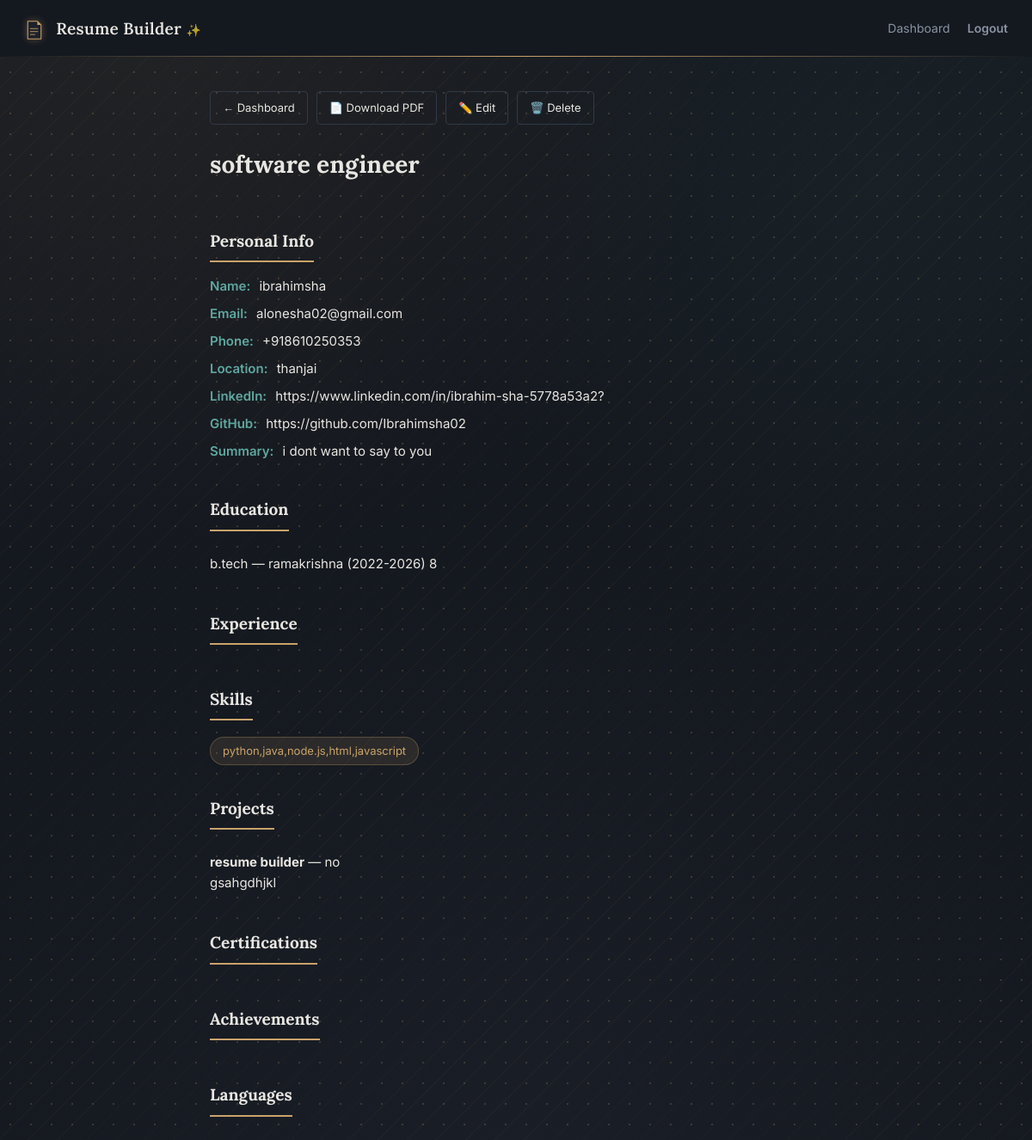
The app's page /resume/1/ (signed in) with its own data.
### resumes/models.py (models this page shows, shortened)
class Resume(models.Model):
    TEMPLATE_CHOICES = [
        ('classic', 'Classic'),
        ('modern', 'Modern'),
        ('minimal', 'Minimal'),
    ]
    user = models.ForeignKey(User, on_delete=models.CASCADE)
    title = models.CharField(max_length=200, help_text="e.g. Software Developer Resume")
    template = models.CharField(max_length=20, choices=TEMPLATE_CHOICES, default='classic')
    created_at = models.DateTimeField(auto_now_add=True)
    updated_at = models.DateTimeField(auto_now=True)

class PersonalInfo(models.Model):
    resume = models.OneToOneField(Resume, on_delete=models.CASCADE, related_name='personal_info')
    full_name = models.CharField(max_length=200)
    email = models.EmailField()
    phone = models.CharField(max_length=20, blank=True)
    location = models.CharField(max_length=200, blank=True)
    linkedin = models.URLField(blank=True)
    github = models.URLField(blank=True)
    summary = models.TextField(blank=True, help_text="Short professional summary")

class Education(models.Model):
    resume = models.ForeignKey(Resume, on_delete=models.CASCADE, related_name='education')
    degree = models.CharField(max_length=200)
    institution = models.CharField(max_length=200)
    year = models.CharField(max_length=20, help_text="e.g. 2022-2026")
    score = models.CharField(max_length=50, blank=True, help_text="CGPA or %")

class Skill(models.Model):
    resume = models.ForeignKey(Resume, on_delete=models.CASCADE, related_name='skills')
    name = models.CharField(max_length=100)

class Project(models.Model):
    resume = models.ForeignKey(Resume, on_delete=models.CASCADE, related_name='projects')
    title = models.CharField(max_length=200)
    description = models.TextField(blank=True)
    tech_stack = models.CharField(max_length=300, blank=True)
    link = models.URLField(blank=True)

### resumes/views.py (the view)
# urls.py: path('resume/<int:resume_id>/', views.resume_detail, name='resume_detail'),
@login_required
def resume_detail(request, resume_id):
    resume = get_object_or_404(Resume, id=resume_id, user=request.user)
    return render(request, 'resumes/resume_detail.html', {'resume': resume})

### resumes/templates/resumes/resume_detail.html (shortened to what this page needs)
{% extends 'base.html' %}
{% block content %}
    <div class="detail-actions">
        <a href="{% url 'dashboard' %}">← Dashboard</a>
        <a href="{% url 'resume_pdf' resume.id %}">📄 Download PDF</a>
        <a href="{% url 'edit_resume' resume.id %}">✏️ Edit</a>
        <a href="{% url 'delete_resume' resume.id %}">🗑️ Delete</a>
    </div>
    <h1>{{ resume.title }}</h1>
    <h2>Personal Info</h2>
    <div class="field-row"><strong>Name:</strong> {{ resume.personal_info.full_name }}</div>
    <div class="field-row"><strong>Email:</strong> {{ resume.personal_info.email }}</div>
    <div class="field-row"><strong>Phone:</strong> {{ resume.personal_info.phone }}</div>
    <div class="field-row"><strong>Location:</strong> {{ resume.personal_info.location }}</div>
    <div class="field-row"><strong>LinkedIn:</strong> {{ resume.personal_info.linkedin }}</div>
    <div class="field-row"><strong>GitHub:</strong> {{ resume.personal_info.github }}</div>
    <div class="field-row"><strong>Summary:</strong> {{ resume.personal_info.summary }}</div>
    <h2>Education</h2>
    <ul class="clean-list">
    {% for edu in resume.education.all %}
        <li>{{ edu.degree }} — {{ edu.institution }} ({{ edu.year }}) {{ edu.score }}</li>
    {% endfor %}
    </ul>
    <h2>Experience</h2>
    <h2>Skills</h2>
    <div>
    {% for skill in resume.skills.all %}
        <span class="skill-pill">{{ skill.name }}</span>
    {% endfor %}
    </div>
    <h2>Projects</h2>
    <ul class="clean-list">
    {% for project in resume.projects.all %}
        <li><strong>{{ project.title }}</strong> — {{ project.tech_stack }}<br>{{ project.description }}<br>
        {% if project.link %}<a href="{{ project.link }}">{{ project.link }}</a>{% endif %}</li>
    {% endfor %}
    </ul>
    <h2>Certifications</h2>
    <h2>Achievements</h2>
    <h2>Languages</h2>
{% endblock %}

### static/css/style.css (style rules this page uses)
:root { --ink: #E8E6E1; --paper: #14181F; --paper-alt: #1C222C; --slate: #8A93A3; --gold: #C9A36A; --success: #4CAF7D; --error: #E06B4A; --border: #313A47; }
* { box-sizing: border-box; }
body { margin: 0; background: var(--paper); color: var(--ink); font-family: 'Inter', Arial, sans-serif; font-size: 15px; line-height: 1.6; }
h1, h2, h3 { font-family: 'Lora', Georgia, serif; color: var(--ink); margin-top: 0; }
h1 { font-size: 28px; }
h2 { font-size: 19px; padding-bottom: 8px; border-bottom: 2px solid var(--gold); display: inline-block; margin-bottom: 16px; margin-top: 32px; }
a { color: var(--gold); text-decoration: none; border-bottom: 1px solid var(--gold); }
.detail-actions { display: flex; gap: 10px; margin-bottom: 24px; flex-wrap: wrap; }
.detail-actions a { border: 1px solid var(--border); padding: 8px 14px; border-radius: 4px; color: var(--ink); font-size: 13px; }
.field-row { margin-bottom: 8px; }
.field-row strong { color: var(--slate); font-weight: 600; margin-right: 6px; }
ul.clean-list { list-style: none; padding: 0; margin: 0; }
ul.clean-list li { padding: 10px 0; border-bottom: 1px solid var(--border); }
ul.clean-list li:last-child { border-bottom: none; }
.resume-card, button, .btn, .detail-actions a, a, input, textarea, select { transition: all 0.2s ease; }
h1 { animation: titleReveal 0.6s ease-out; }
h2 { animation: underlineGrow 0.8s ease-out 0.2s backwards; }
body { background-image: radial-gradient(circle at 15% 0%, rgba(201,163,106,0.08), transparent 40%), radial-gradient(circle at 85% 15%, rgba(95,168,160,0.06), transparent 35%), radial-gradient(circle at 50% 100%, rgba(76,88,110,0.1), transparent 50%), repeating-linear-gradient(135deg, rgba(201,163,106,0.035) 0px, rgba(201,163,106,0.035) 1px, transparent 1px, transparent 24px), radial-gradient(rgba(201,163,106,0.22) 1.5px, transparent 1.5px); background-size: auto, auto, auto, auto, 24px 24px; background-color: var(--paper); background-attachment: fixed; }
:root { --teal: #5FA8A0; --rose: #C97B7B; }
.field-row strong { color: var(--teal); }
.skill-pill { display: inline-block; background: rgba(201,163,106,0.12); color: var(--gold); border: 1px solid rgba(201,163,106,0.3); padding: 5px 14px; border-radius: 16px; font-size: 13px; margin: 3px 4px 3px 0; }

### records on screen
Resume: title "software engineer", personal_info.full_name "ibrahimsha", personal_info.email "alonesha02@gmail.com", personal_info.phone "+918610250353", personal_info.location "thanjai", personal_info.linkedin "https://www.linkedin.com/in/ibrahim-sha-5778a53a2?", personal_info.github "https://github.com/Ibrahimsha02", personal_info.summary "i dont want to say to you"
Education: degree "b.tech", institution "ramakrishna", year "2022-2026", score "8"
Skill: name "python,java,node.js,html,javascript"
Project: title "resume builder", tech_stack "no", description "gsahgdhjkl"
